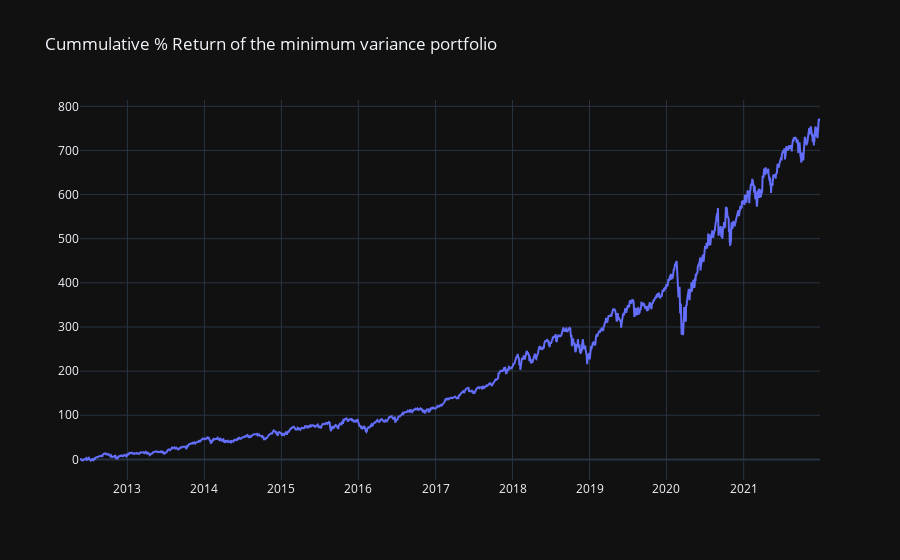

The cell this chart's notebook holds for it:
### Code cell
min_vol_port_return = returns.dot(min_vol_weights)
cum_minvol_returns =   (1 + min_vol_port_return).cumprod() - 1
cum_minvol_returns_perc = pd.Series(100 * cum_minvol_returns)

#Plot
fig = go.Figure([go.Scatter(x=dates['Date'], y=cum_minvol_returns_perc)])
fig.update_layout(template = "plotly_dark", title = 'Cummulative % Return of the minimum variance portfolio') 
fig.show()

### Figure 1 — Plotly figure (JSON) as saved in the notebook; plotly's stock layout.template omitted (floating-point values rounded to 4 significant figures; data arrays with more than 128 entries replaced by an {"elided": "..."} marker saying what was removed)
{"data": [{"type": "scatter", "x": {"elided": "2420 str values"}, "y": {"elided": "2419 float values"}}], "layout": {"title": {"text": "Cummulative % Return of the minimum variance portfolio"}}}
